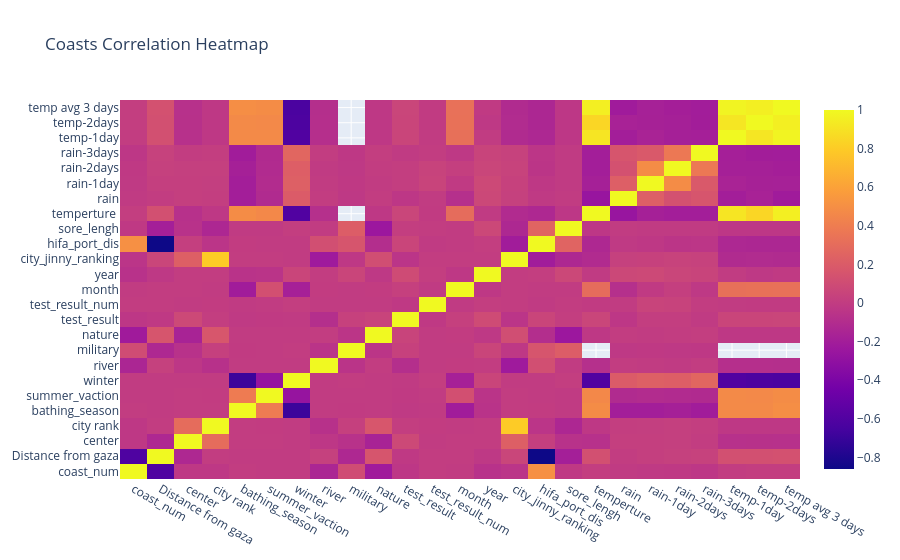

The cell this chart's notebook holds for it:
### Code cell
corr_df = df.corr()
fig = go.Figure()
fig.add_traces(go.Heatmap(
    z=corr_df, 
    x= corr_df.columns, 
    y= corr_df.columns,
))
fig.update_layout({
    'title':"Coasts Correlation Heatmap",

})
fig.show()

### Figure 1 — Plotly figure (JSON) as saved in the notebook; plotly's stock layout.template omitted (floating-point values rounded to 4 significant figures; data arrays with more than 128 entries replaced by an {"elided": "..."} marker saying what was removed)
{"data": [{"type": "heatmap", "x": ["coast_num", "Distance from gaza", "center", "city rank", "bathing_season", "summer_vaction", "winter", "river", "military", "nature", "test_result", "test_result_num", "month", "year", "city_jinny_ranking", "hifa_port_dis", "sore_lengh", "temperture ", "rain", "rain-1day", "rain-2days", "rain-3days", "temp-1day", "temp-2days", "temp avg 3 days"], "y": ["coast_num", "Distance from gaza", "center", "city rank", "bathing_season", "summer_vaction", "winter", "river", "military", "nature", "test_result", "test_result_num", "month", "year", "city_jinny_ranking", "hifa_port_dis", "sore_lengh", "temperture ", "rain", "rain-1day", "rain-2days", "rain-3days", "temp-1day", "temp-2days", "temp avg 3 days"], "z": {"elided": "25x25 float values"}}], "layout": {"title": {"text": "Coasts Correlation Heatmap"}}}
